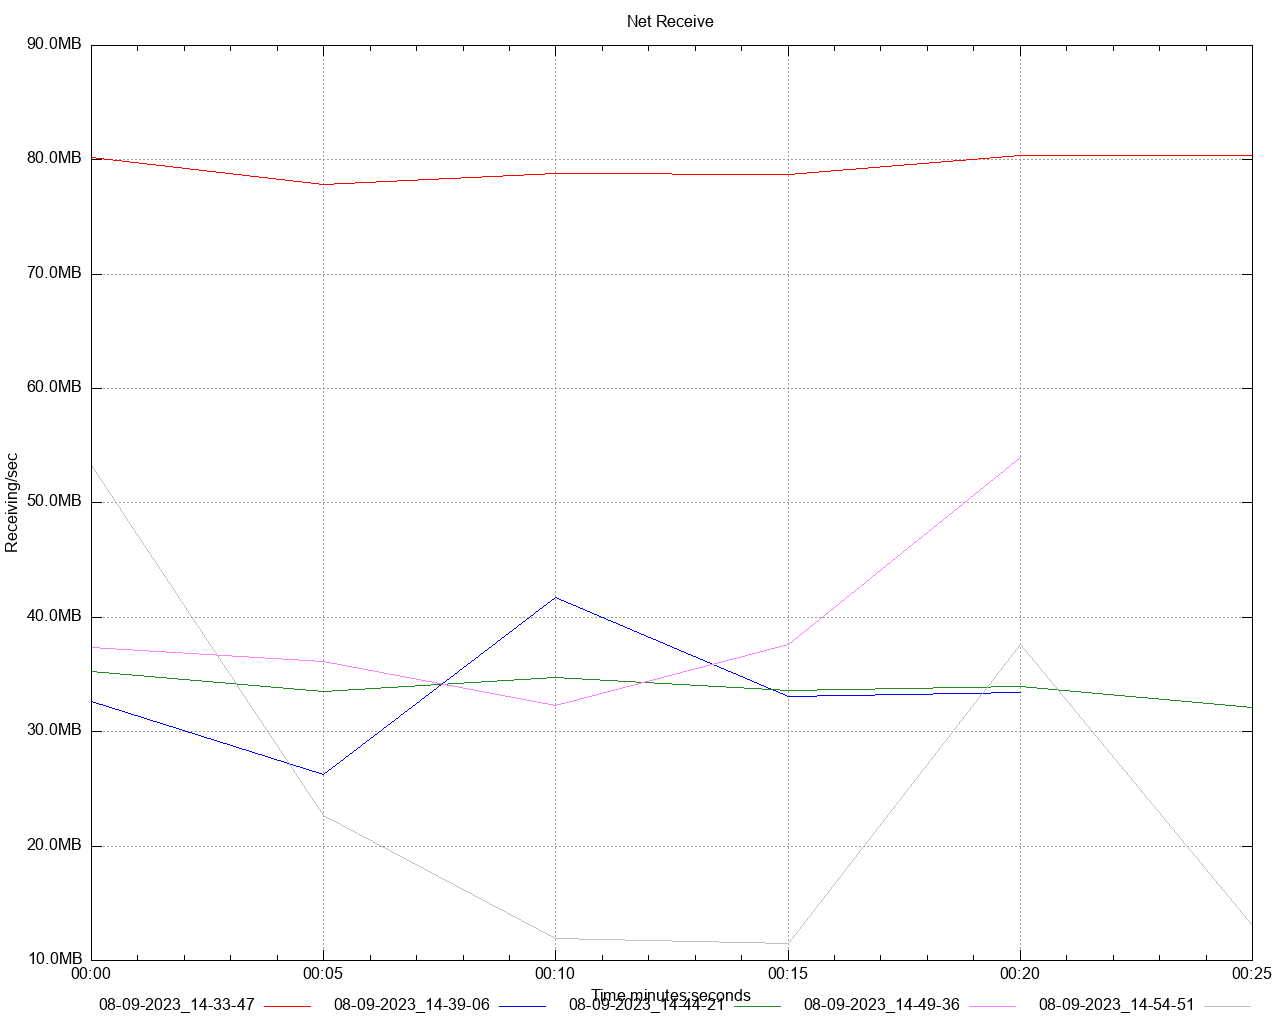

gnuplot code for this plot:
set title 'Net Receive' noenhanced
set style data lines
set datafile separator ","
set terminal png size 1280,1024
set grid
set key below
set xdata time
set timefmt "%s"
offset = 0
t0(x)=(offset=($0==0) ? x : offset, x - offset)
set xlabel 'Time minutes:seconds'
set ylabel 'Receiving/sec'
set format y '%.1s%cB'
set output '/Users/gbarnett/git/hazelcast-simulator/atomiclong-3node-member/atomicreference/dstat/net_receive_A4.png'
plot \
   '/Users/gbarnett/git/hazelcast-simulator/atomiclong-3node-member/atomicreference/data/net_receive_A4_1.data' using (t0(timecolumn(1))):2 title "08-09-2023_14-33-47" noenhanced lt rgb "red", \
   '/Users/gbarnett/git/hazelcast-simulator/atomiclong-3node-member/atomicreference/data/net_receive_A4_2.data' using (t0(timecolumn(1))):2 title "08-09-2023_14-39-06" noenhanced lt rgb "blue", \
   '/Users/gbarnett/git/hazelcast-simulator/atomiclong-3node-member/atomicreference/data/net_receive_A4_3.data' using (t0(timecolumn(1))):2 title "08-09-2023_14-44-21" noenhanced lt rgb "forest-green", \
   '/Users/gbarnett/git/hazelcast-simulator/atomiclong-3node-member/atomicreference/data/net_receive_A4_4.data' using (t0(timecolumn(1))):2 title "08-09-2023_14-49-36" noenhanced lt rgb "orchid", \
   '/Users/gbarnett/git/hazelcast-simulator/atomiclong-3node-member/atomicreference/data/net_receive_A4_5.data' using (t0(timecolumn(1))):2 title "08-09-2023_14-54-51" noenhanced lt rgb "grey", \
